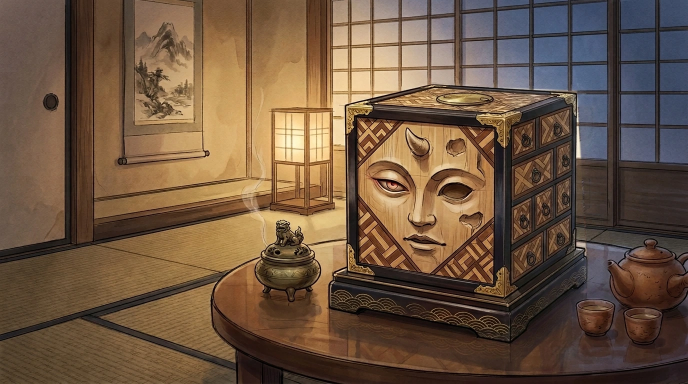
#> input picture puzles/ilustrada/pagina/capas/sala.webp, 1376 x 768 px (shown at 1/2 size)
$ python nivel6_capas.py
#> lines starting #> are read from the running program, lines starting #| are printed output that depends on the picture; after the words box and inside, x2 and y2 are one past the last pixel; in counts of white or black regions, pixels touching at a corner belong together
#!/usr/bin/env python3
"""Las capas del nivel 6 de La caja viva («La noche»; NIVELES.md §9).

    python3 puzles/ilustrada/herramientas/nivel6_capas.py

Sale, en `pagina/capas/`:
  - `lampara_apagada.webp`: la lámpara andon del boceto, apagada. El papel de la pantalla deja de brillar (sin el
    resplandor de dentro: papel gris y apagado, con su textura) y la madera se oscurece, porque ya no la alumbra la
    llama. Con transparencia en el borde, para ponerla encima de la sala en su sitio.
  - `nivel6.json`: dónde está cada cosa del nivel, en píxeles del boceto (1376 × 768): el recorte de la lámpara, su
    puertecilla de papel y la mecha; la hoja del shoji que se entreabre y el hueco que deja; y las brasas.

Sin imágenes nuevas ni IA: todo sale de capas/sala.webp.
"""
import json
import os

import numpy as np
from PIL import Image
from scipy import ndimage

AQUI = os.path.dirname(os.path.abspath(__file__))
CAPAS = os.path.join(AQUI, '..', 'pagina', 'capas')

# la lámpara (andon): su recorte y la pantalla de papel (las dos caras que se ven), en píxeles del boceto
RECORTE = [536, 208, 672, 336]                 # x0, y0, x1, y1
CARA_FRENTE = [[549, 223], [609, 223], [609, 322], [549, 322]]
CARA_LADO = [[619, 222], [660, 222], [660, 316], [619, 322]]
# la puertecilla: el panel de abajo de la cara de delante (se desliza hacia la izquierda) y la mecha, dentro
PUERTA = [552, 297, 607, 321]
MECHA = [586, 312]
# la hoja de la derecha del shoji: se desliza hacia la derecha y deja un hueco junto al poste (con la noche fuera)
SHOJI = {'hueco': [1238, 0, 1376, 448], 'poste': 1238, 'abre': 74}
# las brasas del incensario (las mismas que alumbran en juego.js: luces('incensario'))
BRASAS = [578, 500]


def poligono(forma, ancho, alto):
    from PIL import ImageDraw
    m = Image.new('L', (ancho, alto), 0)
    ImageDraw.Draw(m).polygon([tuple(p) for p in forma], fill=255)
    return np.asarray(m) > 0


def main():
    sala = np.asarray(Image.open(os.path.join(CAPAS, 'sala.webp')).convert('RGB')).astype(np.float32)
    x0, y0, x1, y1 = RECORTE
    trozo = sala[y0:y1, x0:x1].copy()
    alto, ancho = trozo.shape[:2]
#> alto = 128; ancho = 136
    rel = lambda forma: [[x - x0, y - y0] for x, y in forma]
    pantalla = poligono(rel(CARA_FRENTE), ancho, alto) | poligono(rel(CARA_LADO), ancho, alto)
#> in poligono, `m = Image.new('L', (ancho, alto), 0)`: m: PIL image 136x128 L; every value is 0
#> in poligono, `ImageDraw.Draw(m).polygon([tuple(p) for p in forma], fill=255)`:
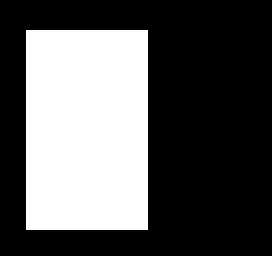
#> m: PIL image 136x128 L (shown 2 times larger); 35% white; 1 white region, box (x1, y1, x2, y2) and area: (13, 15, 74, 115) 6100
#> in poligono (call 2), `ImageDraw.Draw(m).polygon([tuple(p) for p in forma], fill=255)`: m: PIL image 136x128 L; 23.5% white; 1 white region, box (x1, y1, x2, y2) and area: (83, 14, 125, 115) 4098
#> pantalla: shape (128, 136) bool; 58.6% white; 1 black region, box (x1, y1, x2, y2) and area: (0, 0, 136, 128) 7210

    lum = trozo @ np.array([0.299, 0.587, 0.114], np.float32)
    calido = trozo[..., 0] - trozo[..., 2]
    # el papel que brilla: claro y cálido, dentro de la pantalla (las varillas, más oscuras, se quedan)
    papel = pantalla & (lum > 150) & (calido > 18)
#> papel: shape (128, 136) bool; 54% white; 41 black regions (40 under 20 px), largest, box (x1, y1, x2, y2) and area: (0, 0, 136, 128) 7848
    papel = ndimage.binary_opening(papel, iterations=1)
#> papel: shape (128, 136) bool; 53.8% white; 40 black regions (39 under 20 px), largest, box (x1, y1, x2, y2) and area: (0, 0, 136, 128) 7888
    suave = ndimage.gaussian_filter(papel.astype(np.float32), 0.9)
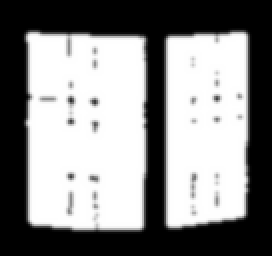
#> suave: shape (128, 136) float32 (shown 2 times larger); min 0, max 1, mean 0.538

    # 1. el papel apagado: gris cálido y sin el resplandor (la luminosidad se aplana, con algo de su textura)
    dentro = lum[papel]
#> dentro = 9367 values, max 246.7 at index 6193, min 150.2 at index 8877, mean 212.7
    lo, hi = np.percentile(dentro, 5), np.percentile(dentro, 95)
#> lo = 163.9; hi = 239.7
    textura = np.clip((lum - lo) / max(1.0, hi - lo), 0, 1)
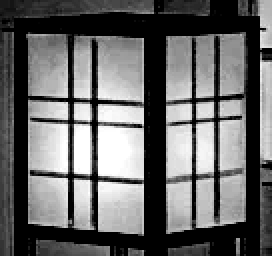
#> textura: shape (128, 136) float32 (shown 2 times larger); min 0, max 1, mean 0.408
    base = np.array([140, 131, 114], np.float32)
    apagado = base[None, None, :] * (0.88 + 0.16 * textura[..., None])
    # un poco más oscuro abajo (la mecha ya no alumbra desde dentro) y en el borde de cada cara
    yy = np.linspace(0, 1, alto, dtype=np.float32)[:, None, None]
#> yy = 128 values from 0 to 1
    apagado *= 1.02 - 0.12 * yy
    resultado = trozo * (1 - suave[..., None]) + apagado * suave[..., None]

    # 2. la madera y las varillas de la pantalla: sin la luz de dentro, más oscuras y menos rojizas (solo la pantalla
    # con su marco y el remate de arriba: la parte de abajo es un armazón abierto y por él se ve la pared)
    lampara = ndimage.binary_dilation(pantalla, iterations=5) | poligono(rel([[543, 214], [667, 214], [667, 225], [543, 225]]), ancho, alto)
#> in poligono (call 3), `ImageDraw.Draw(m).polygon([tuple(p) for p in forma], fill=255)`: m: PIL image 136x128 L; 8.6% white; 1 white region, box (x1, y1, x2, y2) and area: (7, 6, 132, 18) 1500
#> lampara: shape (128, 136) bool; 78.8% white; 1 black region, box (x1, y1, x2, y2) and area: (0, 0, 136, 128) 3693
    madera = lampara & ~papel
#> madera: shape (128, 136) bool; 25% white; 40 white regions (39 under 20 px), largest, box (x1, y1, x2, y2) and area: (7, 6, 132, 120) 4195
    gris = resultado @ np.array([0.299, 0.587, 0.114], np.float32)
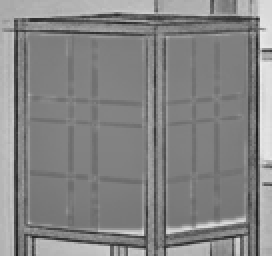
#> gris: shape (128, 136) float32 (shown 2 times larger); min 24.94, max 235.8, mean 133.4
    sin_luz = 0.62 * (0.75 * resultado + 0.25 * gris[..., None])
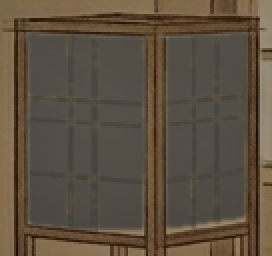
#> sin_luz: shape (128, 136, 3) float32 (shown 2 times larger); mean R, G, B 93, 80.9, 65.3
    peso = ndimage.gaussian_filter(madera.astype(np.float32), 0.8)[..., None]
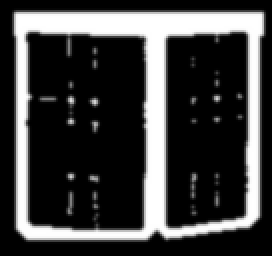
#> peso: shape (128, 136, 1) float32 (shown 2 times larger); min 0, max 1, mean 0.25
    resultado = resultado * (1 - peso) + sin_luz * peso

    # 3. el borde: la pantalla con su marco tapa; lo demás del recorte (la pared de alrededor) no se toca
    alfa = np.clip(ndimage.gaussian_filter(lampara.astype(np.float32), 1.2) * 1.2, 0, 1)
    rgba = np.dstack([np.clip(resultado, 0, 255), alfa * 255]).astype(np.uint8)
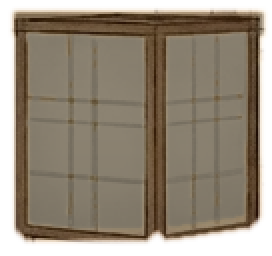
#> rgba: shape (128, 136, 4) (shown 2 times larger); mean R, G, B, A 138.6, 118.5, 91.3, 203.1; transparent parts drawn white
    Image.fromarray(rgba, 'RGBA').save(os.path.join(CAPAS, 'lampara_apagada.webp'), lossless=False, quality=92)

    datos = {
        'lampara': {'recorte': RECORTE, 'centro': [604, 272], 'zona': [540, 212, 670, 432], 'puerta': PUERTA,
                    'mecha': MECHA, 'humo': [600, 218]},
        'shoji': SHOJI,
        'brasas': BRASAS,
        'nota': ('Píxeles del boceto (capas/sala.webp, 1376 × 768). lampara.recorte es dónde va '
                 'capas/lampara_apagada.webp; puerta, la puertecilla de papel (se desliza a la izquierda); shoji.hueco, '
                 'la hoja que se entreabre (hasta shoji.abre píxeles, desde shoji.poste).'),
    }
    with open(os.path.join(CAPAS, 'nivel6.json'), 'w', encoding='utf-8') as f:
        json.dump(datos, f, ensure_ascii=False)
    print('lampara_apagada.webp', rgba.shape, 'papel', int(papel.sum()), 'px')
#| lampara_apagada.webp (128, 136, 4) papel 9367 px


if __name__ == '__main__':
    main()
